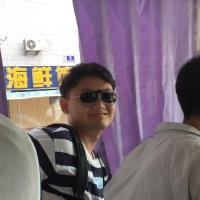
//> input picture rabbin.jpg, 200 x 200 px
$ ./main   (built with g++ and OpenCV 4)
//> lines starting //> are read from the running program, lines starting //| are printed output that depends on the picture
//
//  main.cpp
//  ASCII-Pic
//
//  Created by 何振邦 on 2017/10/29.
//  Copyright © 2017年 何振邦. All rights reserved.
//

#include <iostream>
#include <opencv2/core/core.hpp>
#include <opencv2/highgui/highgui.hpp>
#include <opencv2/opencv.hpp>


using namespace std;
using namespace cv;
void resize(Mat &imagesrc,int wsize=80){
    float fScale=(float)wsize/imagesrc.cols;
    Size dsize = Size((int)imagesrc.cols*fScale, (int)imagesrc.rows*fScale);
    Mat imagedst = Mat(dsize, CV_8UC1);
    resize(imagesrc, imagedst, dsize);
    imagesrc=imagedst;
}
int main(int argc, const char * argv[]) {
    string pix[]={" ",".","^","-","+","V","A","@"};
    string path;
    cout<<"enter a image filepath to covert:";
    cin>>path;
//> the answer given: ../rabbin.jpg
    Mat img=imread(path.c_str());
//> img is the input picture: 200 rows x 200 cols, CV_8UC3; mean B, G, R 129.2, 121.3, 135
    if(img.empty()){
        cout<<"ERROR:image did not loaded!!!"<<endl;
        return 1;
    }
    resize(img);
//> in resize, `resize(imagesrc, imagedst, dsize);`:
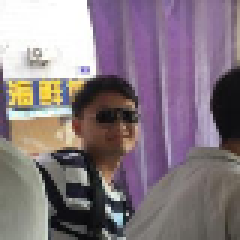
//> imagedst: 80 rows x 80 cols, CV_8UC3 (shown 3 times larger); mean B, G, R 128.9, 121, 134.7
    Mat grayImg;
    if (img.channels()==3) {
        cvtColor(img, grayImg, CV_RGB2GRAY);
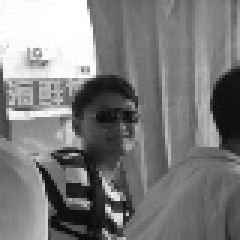
//> grayImg: 80 rows x 80 cols, CV_8UC1 (shown 3 times larger); min 8, max 255, mean 125
    }else if (img.channels()==4){
        cvtColor(img, grayImg, CV_RGBA2GRAY);
    }else if (img.channels()==1){
        grayImg=img.clone();
    }else{
        cout<<"ERROR:unsupported image format!!!"<<endl;
        return 2;
    }

    const int imgHeight=grayImg.rows;
//> imgHeight = 80
    const int imgWidth=grayImg.cols;
//> imgWidth = 80


    for(int j=0;j<imgHeight;++j){
        for(int i=0;i<imgWidth;++i){
            int pixel=(grayImg.at<uchar>(j,i))/32;
            cout<<pix[pixel];
        }
        cout<<endl;
    }
    return 0;
}
